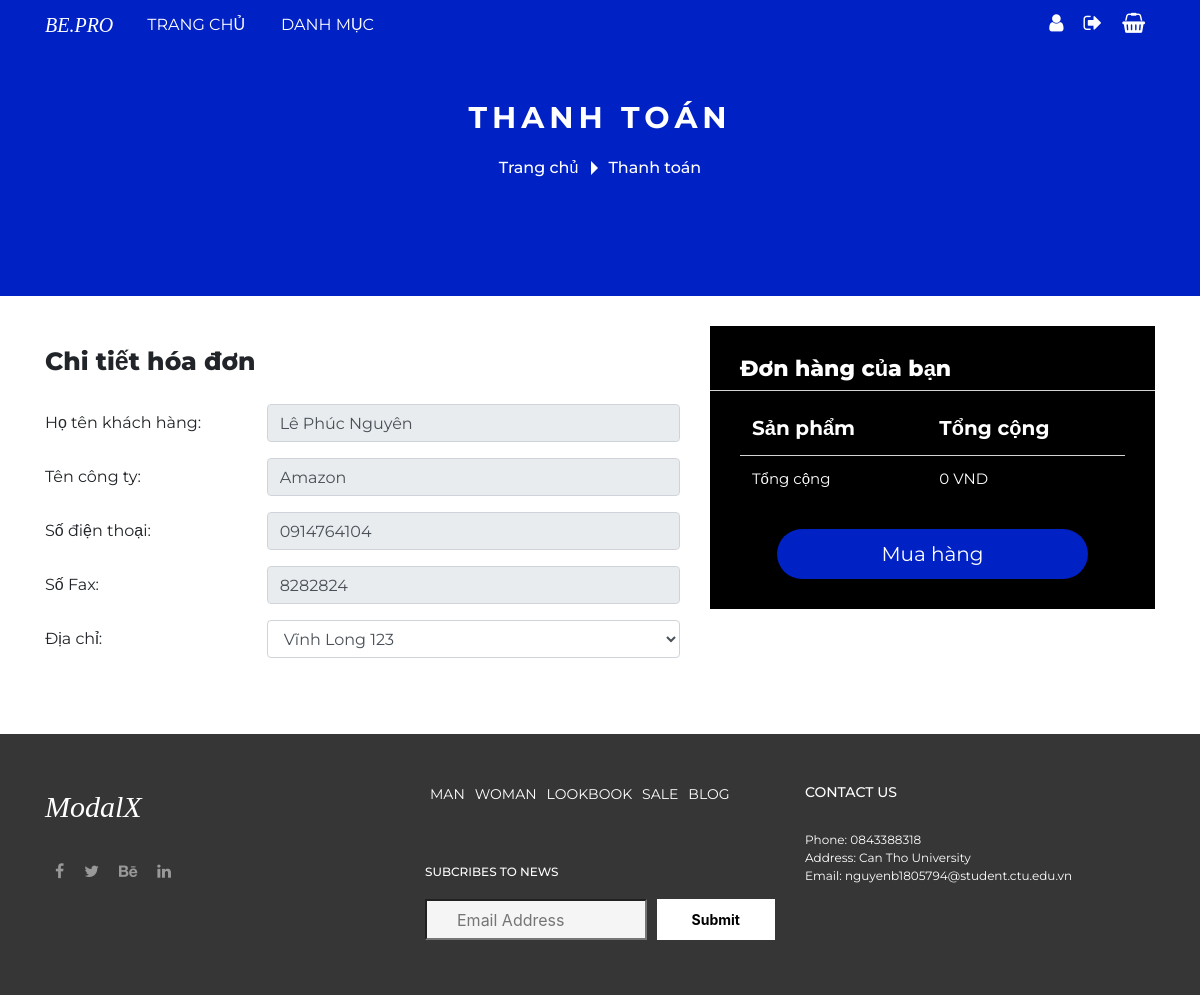
The page /index.php?action=checkout (signed in) on the database its author committed.
### tables this page shows
CREATE TABLE `khachhang` (
  `MSKH` char(10) NOT NULL,
  `HoTenKH` varchar(45) NOT NULL,
  `TenCongTy` varchar(45) DEFAULT NULL,
  `SoDienThoai` varchar(11) NOT NULL,
  `SoFax` varchar(11) DEFAULT NULL,
  `Pass` varchar(255) NOT NULL
);

### includes/checkout.php (the view, shortened to what this page needs)
<div class="breadcum">
    <div class="breadcum-title">
        <h3>Thanh toán</h3>
    </div>
    <div class="breadcum-content">
        <ul>
            <li><a href="index.php">Trang chủ</a></li>
            <li><a href="?action=checkout">Thanh toán</a></li>
        </ul>
    </div>
</div>
<main>
    <?php
    $sql = "Select * from KHACHHANG where MSKH='" . $_SESSION["account"] . "';";
    $result = mysqli_query($db, $sql);
    $row = mysqli_fetch_assoc($result);
    ?>
    <div class="container">
        <form action="includes/process.php?" class="check-out-form" method="GET">
            <div class="row">
                <div class="col-lg-7 col-12">
                    <h3>Chi tiết hóa đơn</h3>
                    <div class="form-group row">
                        <label for="" class="col-lg-4 col-form-label">Họ tên khách hàng:</label>
                        <div class="col-lg-8">
                            <input type="text" name="name" class="form-control" value="<?= $row['HoTenKH'] ?>" disabled>
                        </div>
                    </div>
                    <div class="form-group row">
                        <label for="" class="col-lg-4 col-form-label">Tên công ty:</label>
                        <div class="col-lg-8">
                            <input type="text" name="company" class="form-control" value="<?= $row['TenCongTy'] ?>" disabled>
                        </div>
                    </div>
                    <div class="form-group row">
                        <label for="" class="col-lg-4 col-form-label">Số điện thoại:</label>
                        <div class="col-lg-8">
                            <input type="text" name="phone" class="form-control" value="<?= $row['SoDienThoai'] ?>" disabled>
                        </div>
                    </div>
                    <div class="form-group row">
                        <label for="" class="col-lg-4 col-form-label">Số Fax:</label>
                        <div class="col-lg-8">
                            <input type="text" name="Fax" class="form-control" value="<?= $row['SoFax'] ?>" disabled>
                        </div>
                    </div>
                    <div class="form-group row">
                        <label for="" class="col-lg-4 col-form-label">Địa chỉ:</label>
                        <div class="col-lg-8">
                            <select type="select" name="dc" class="form-control">
                                <?php
                                $sql = "SELECT * FROM DIACHIKH WHERE MSKH='" . $_SESSION["account"] . "';";
                                $result = mysqli_query($db, $sql);
                                while ($row = mysqli_fetch_assoc($result)) {
                                    echo '<option value ="'.$row["DiaChi"].'">' . $row["DiaChi"] . '</option>';
                                }
                                ?>
                            </select>
                        </div>
                    </div>
                </div>
                <div class="col-lg-5 col-12">
                    <div class="order-detail">
                        <div class="order-detail__title">
                            <h3>Đơn hàng của bạn</h3>
                        </div>
                        <div class="order-detail__product">
                            <table class="table">
                                <thead>
                                    <tr>
                                        <th>Sản phẩm</th>
                                        <th>Tổng cộng</th>
                                    </tr>
                                </thead>
                                <tbody>
                                    <tr class="order-detail__product__total">
                                        <td>Tổng cộng</td>
                                        <td><?= number_format($total , 0, '', '.') ?> VND</td>
                                    </tr>
                                </tbody>
                            </table>
                        </div>
                        <div class="order-detail__submit">
                            <button type="submit" class="btn-order">Mua hàng</button>
                        </div>
                    </div>
                </div>
            </div>
        </form>
    </div>
</main>

### css/style.css (style rules this page uses)
* { margin: 0; padding: 0; }
html { scroll-behavior: smooth; }
main { background: white; }
.breadcum { text-align: center; padding-top: 100px; padding-bottom: 100px; background: #0021c4; }
.breadcum-title { color: white; }
.breadcum-title h3 { font-size: 30px; text-transform: uppercase; font-family: 'Montserrat', sans-serif; font-weight: bold; letter-spacing: 5px; }
.breadcum-content { margin-top: 20px; }
.breadcum-content ul { display: flex; justify-content: center; }
.breadcum-content ul li { list-style: none; }
.breadcum-content ul a { display: block; color: white; margin-right: 30px; position: relative; font-size: 16px; font-weight: 500; font-family: 'Montserrat', sans-serif; }
.breadcum-content ul a::after { content: ""; width: 0; height: 0; border-top: 7px solid transparent; border-bottom: 7px solid transparent; border-left: 7px solid white; position: absolute; right: -20px; top: 5px; }
.breadcum-content ul li:last-of-type a { margin-right: 0; }
.breadcum-content ul li:last-of-type a::after { display: none; }
.check-out-form { font-family: 'Montserrat', sans-serif; padding: 30px 0px; }
.check-out-form h3 { font-weight: 800; font-size: 25px; padding: 20px 0px; }
.order-detail { background: black; padding: 30px 0px; color: white; }
.order-detail table { color: white; }
.order-detail__title h3 { font-size: 22px; padding: 0px 30px; }
.order-detail__product { padding: 0px 30px; }
.order-detail__product__total { border-top: 1px solid #d3d3d3; }
.order-detail table th, .order-detail table td { border: none; font-size: 20px; }
.order-detail table td { font-size: 15px; }
.order-detail__payment-method__item, .order-detail__product { border-top: 1px solid #d3d3d3; padding: 10px 30px; }
.order-detail__submit { text-align: center; }
.btn-order { background: #0021c4; border: none; color: white; padding: 10px 30px; width: 70%; font-size: 20px; border-radius: 40px; }

### rows shown on the page
khachhang: name "Lê Phúc Nguyên", company "Amazon", phone "0914764104", Fax "8282824"

### other values the page prints
$total "0"
form field dc "Vĩnh Long 123"
